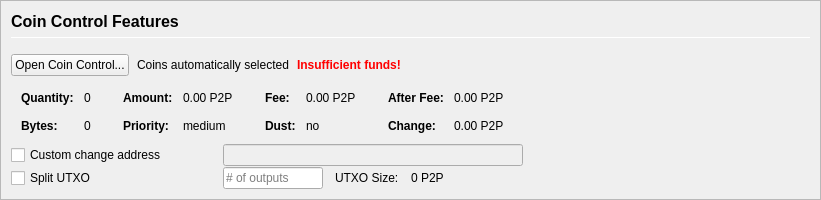
         <widget class="QFrame" name="frameCoinControl">
          <property name="sizePolicy">
           <sizepolicy hsizetype="Expanding" vsizetype="Expanding">
            <horstretch>0</horstretch>
            <verstretch>0</verstretch>
           </sizepolicy>
          </property>
          <property name="maximumSize">
           <size>
            <width>16777215</width>
            <height>16777215</height>
           </size>
          </property>
          <property name="frameShape">
           <enum>QFrame::StyledPanel</enum>
          </property>
          <property name="frameShadow">
           <enum>QFrame::Sunken</enum>
          </property>
          <layout class="QVBoxLayout" name="verticalLayoutCoinControl2">
           <property name="spacing">
            <number>0</number>
           </property>
           <property name="leftMargin">
            <number>0</number>
           </property>
           <property name="topMargin">
            <number>0</number>
           </property>
           <property name="rightMargin">
            <number>0</number>
           </property>
           <property name="bottomMargin">
            <number>0</number>
           </property>
           <item>
            <widget class="QFrame" name="frameCoinControl_BG">
             <layout class="QVBoxLayout" name="verticalLayoutCoinControl" stretch="0,0,0,0,0,0">
              <property name="spacing">
               <number>1</number>
              </property>
              <property name="leftMargin">
               <number>10</number>
              </property>
              <property name="topMargin">
               <number>10</number>
              </property>
              <item>
               <layout class="QHBoxLayout" name="horizontalLayoutCoinControl1">
                <property name="bottomMargin">
                 <number>15</number>
                </property>
                <item>
                 <layout class="QVBoxLayout" name="verticalLayout_3">
                  <property name="spacing">
                   <number>6</number>
                  </property>
                  <item>
                   <widget class="QLabel" name="labelCoinControlFeatures">
                    <property name="sizePolicy">
                     <sizepolicy hsizetype="Preferred" vsizetype="Maximum">
                      <horstretch>0</horstretch>
                      <verstretch>0</verstretch>
                     </sizepolicy>
                    </property>
                    <property name="minimumSize">
                     <size>
                      <width>0</width>
                      <height>20</height>
                     </size>
                    </property>
                    <property name="font">
                     <font>
                      <pointsize>12</pointsize>
                      <weight>75</weight>
                      <bold>true</bold>
                     </font>
                    </property>
                    <property name="styleSheet">
                     <string notr="true">font-weight:bold;</string>
                    </property>
                    <property name="text">
                     <string>Coin Control Features</string>
                    </property>
                   </widget>
                  </item>
                  <item>
                   <widget class="Line" name="line">
                    <property name="minimumSize">
                     <size>
                      <width>0</width>
                      <height>1</height>
                     </size>
                    </property>
                    <property name="maximumSize">
                     <size>
                      <width>16777215</width>
                      <height>1</height>
                     </size>
                    </property>
                    <property name="orientation">
                     <enum>Qt::Horizontal</enum>
                    </property>
                   </widget>
                  </item>
                 </layout>
                </item>
               </layout>
              </item>
              <item>
               <layout class="QHBoxLayout" name="horizontalLayoutCoinControl2" stretch="0,0,0,0">
                <property name="spacing">
                 <number>8</number>
                </property>
                <property name="bottomMargin">
                 <number>10</number>
                </property>
                <item>
                 <widget class="QPushButton" name="pushButtonCoinControl">
                  <property name="styleSheet">
                   <string notr="true"/>
                  </property>
                  <property name="text">
                   <string>Open Coin Control...</string>
                  </property>
                  <property name="autoDefault">
                   <bool>false</bool>
                  </property>
                 </widget>
                </item>
                <item>
                 <widget class="QLabel" name="labelCoinControlAutomaticallySelected">
                  <property name="text">
                   <string>Coins automatically selected</string>
                  </property>
                  <property name="margin">
                   <number>5</number>
                  </property>
                 </widget>
                </item>
                <item>
                 <widget class="QLabel" name="labelCoinControlInsuffFunds">
                  <property name="font">
                   <font>
                    <weight>75</weight>
                    <bold>true</bold>
                   </font>
                  </property>
                  <property name="styleSheet">
                   <string notr="true">color:red;font-weight:bold;</string>
                  </property>
                  <property name="text">
                   <string>Insufficient funds!</string>
                  </property>
                  <property name="margin">
                   <number>5</number>
                  </property>
                 </widget>
                </item>
                <item>
                 <spacer name="horizontalSpacerCoinControl">
                  <property name="orientation">
                   <enum>Qt::Horizontal</enum>
                  </property>
                  <property name="sizeHint" stdset="0">
                   <size>
                    <width>40</width>
                    <height>1</height>
                   </size>
                  </property>
                 </spacer>
                </item>
               </layout>
              </item>
              <item>
               <widget class="QWidget" name="widgetCoinControl" native="true">
                <property name="sizePolicy">
                 <sizepolicy hsizetype="Preferred" vsizetype="Preferred">
                  <horstretch>0</horstretch>
                  <verstretch>0</verstretch>
                 </sizepolicy>
                </property>
                <property name="minimumSize">
                 <size>
                  <width>0</width>
                  <height>0</height>
                 </size>
                </property>
                <property name="styleSheet">
                 <string notr="true"/>
                </property>
                <layout class="QHBoxLayout" name="horizontalLayoutCoinControl5">
                 <property name="leftMargin">
                  <number>0</number>
                 </property>
                 <property name="topMargin">
                  <number>0</number>
                 </property>
                 <property name="rightMargin">
                  <number>0</number>
                 </property>
                 <property name="bottomMargin">
                  <number>0</number>
                 </property>
                 <item>
                  <layout class="QHBoxLayout" name="horizontalLayoutCoinControl3" stretch="0,0,0,1">
                   <property name="spacing">
                    <number>20</number>
                   </property>
                   <property name="topMargin">
                    <number>0</number>
                   </property>
                   <property name="bottomMargin">
                    <number>10</number>
                   </property>
                   <item>
                    <layout class="QFormLayout" name="formLayoutCoinControl1">
                     <property name="horizontalSpacing">
                      <number>10</number>
                     </property>
                     <property name="verticalSpacing">
                      <number>14</number>
                     </property>
                     <property name="leftMargin">
                      <number>10</number>
                     </property>
                     <property name="topMargin">
                      <number>4</number>
                     </property>
                     <property name="rightMargin">
                      <number>6</number>
                     </property>
                     <item row="0" column="0">
                      <widget class="QLabel" name="labelCoinControlQuantityText">
                       <property name="font">
                        <font>
                         <weight>75</weight>
                         <bold>true</bold>
                        </font>
                       </property>
                       <property name="text">
                        <string>Quantity:</string>
                       </property>
                       <property name="margin">
                        <number>0</number>
                       </property>
                      </widget>
                     </item>
                     <item row="0" column="1">
                      <widget class="QLabel" name="labelCoinControlQuantity">
                       <property name="cursor">
                        <cursorShape>IBeamCursor</cursorShape>
                       </property>
                       <property name="contextMenuPolicy">
                        <enum>Qt::ActionsContextMenu</enum>
                       </property>
                       <property name="text">
                        <string notr="true">0</string>
                       </property>
                       <property name="margin">
                        <number>0</number>
                       </property>
                       <property name="textInteractionFlags">
                        <set>Qt::LinksAccessibleByMouse|Qt::TextSelectableByKeyboard|Qt::TextSelectableByMouse</set>
                       </property>
                      </widget>
                     </item>
                     <item row="1" column="0">
                      <widget class="QLabel" name="labelCoinControlBytesText">
                       <property name="font">
                        <font>
                         <weight>75</weight>
                         <bold>true</bold>
                        </font>
                       </property>
                       <property name="text">
                        <string>Bytes:</string>
                       </property>
                      </widget>
                     </item>
                     <item row="1" column="1">
                      <widget class="QLabel" name="labelCoinControlBytes">
                       <property name="cursor">
                        <cursorShape>IBeamCursor</cursorShape>
                       </property>
                       <property name="contextMenuPolicy">
                        <enum>Qt::ActionsContextMenu</enum>
                       </property>
                       <property name="text">
                        <string notr="true">0</string>
                       </property>
                       <property name="textInteractionFlags">
                        <set>Qt::LinksAccessibleByMouse|Qt::TextSelectableByKeyboard|Qt::TextSelectableByMouse</set>
                       </property>
                      </widget>
                     </item>
                    </layout>
                   </item>
                   <item>
                    <layout class="QFormLayout" name="formLayoutCoinControl2">
                     <property name="horizontalSpacing">
                      <number>10</number>
                     </property>
                     <property name="verticalSpacing">
                      <number>14</number>
                     </property>
                     <property name="leftMargin">
                      <number>6</number>
                     </property>
                     <property name="topMargin">
                      <number>4</number>
                     </property>
                     <property name="rightMargin">
                      <number>6</number>
                     </property>
                     <item row="0" column="0">
                      <widget class="QLabel" name="labelCoinControlAmountText">
                       <property name="font">
                        <font>
                         <weight>75</weight>
                         <bold>true</bold>
                        </font>
                       </property>
                       <property name="text">
                        <string>Amount:</string>
                       </property>
                       <property name="margin">
                        <number>0</number>
                       </property>
                      </widget>
                     </item>
                     <item row="0" column="1">
                      <widget class="QLabel" name="labelCoinControlAmount">
                       <property name="cursor">
                        <cursorShape>IBeamCursor</cursorShape>
                       </property>
                       <property name="contextMenuPolicy">
                        <enum>Qt::ActionsContextMenu</enum>
                       </property>
                       <property name="text">
                        <string notr="true">0.00 P2P</string>
                       </property>
                       <property name="textInteractionFlags">
                        <set>Qt::LinksAccessibleByMouse|Qt::TextSelectableByKeyboard|Qt::TextSelectableByMouse</set>
                       </property>
                      </widget>
                     </item>
                     <item row="1" column="0">
                      <widget class="QLabel" name="labelCoinControlPriorityText">
                       <property name="font">
                        <font>
                         <weight>75</weight>
                         <bold>true</bold>
                        </font>
                       </property>
                       <property name="text">
                        <string>Priority:</string>
                       </property>
                      </widget>
                     </item>
                     <item row="1" column="1">
                      <widget class="QLabel" name="labelCoinControlPriority">
                       <property name="cursor">
                        <cursorShape>IBeamCursor</cursorShape>
                       </property>
                       <property name="contextMenuPolicy">
                        <enum>Qt::ActionsContextMenu</enum>
                       </property>
                       <property name="text">
                        <string>medium</string>
                       </property>
                       <property name="textInteractionFlags">
                        <set>Qt::LinksAccessibleByMouse|Qt::TextSelectableByKeyboard|Qt::TextSelectableByMouse</set>
                       </property>
                      </widget>
                     </item>
                    </layout>
                   </item>
                   <item>
                    <layout class="QFormLayout" name="formLayoutCoinControl3">
                     <property name="horizontalSpacing">
                      <number>10</number>
                     </property>
                     <property name="verticalSpacing">
                      <number>14</number>
                     </property>
                     <property name="leftMargin">
                      <number>6</number>
                     </property>
                     <property name="topMargin">
                      <number>4</number>
                     </property>
                     <property name="rightMargin">
                      <number>6</number>
                     </property>
                     <item row="0" column="0">
                      <widget class="QLabel" name="labelCoinControlFeeText">
                       <property name="font">
                        <font>
                         <weight>75</weight>
                         <bold>true</bold>
                        </font>
                       </property>
                       <property name="text">
                        <string>Fee:</string>
                       </property>
                       <property name="margin">
                        <number>0</number>
                       </property>
                      </widget>
                     </item>
                     <item row="0" column="1">
                      <widget class="QLabel" name="labelCoinControlFee">
                       <property name="cursor">
                        <cursorShape>IBeamCursor</cursorShape>
                       </property>
                       <property name="contextMenuPolicy">
                        <enum>Qt::ActionsContextMenu</enum>
                       </property>
                       <property name="text">
                        <string notr="true">0.00 P2P</string>
                       </property>
                       <property name="textInteractionFlags">
                        <set>Qt::LinksAccessibleByMouse|Qt::TextSelectableByKeyboard|Qt::TextSelectableByMouse</set>
                       </property>
                      </widget>
                     </item>
                     <item row="1" column="0">
                      <widget class="QLabel" name="labelCoinControlLowOutputText">
                       <property name="font">
                        <font>
                         <weight>75</weight>
                         <bold>true</bold>
                        </font>
                       </property>
                       <property name="text">
                        <string>Dust:</string>
                       </property>
                      </widget>
                     </item>
                     <item row="1" column="1">
                      <widget class="QLabel" name="labelCoinControlLowOutput">
                       <property name="cursor">
                        <cursorShape>IBeamCursor</cursorShape>
                       </property>
                       <property name="contextMenuPolicy">
                        <enum>Qt::ActionsContextMenu</enum>
                       </property>
                       <property name="text">
                        <string>no</string>
                       </property>
                       <property name="textInteractionFlags">
                        <set>Qt::LinksAccessibleByMouse|Qt::TextSelectableByKeyboard|Qt::TextSelectableByMouse</set>
                       </property>
                      </widget>
                     </item>
                    </layout>
                   </item>
                   <item>
                    <layout class="QFormLayout" name="formLayoutCoinControl4">
                     <property name="horizontalSpacing">
                      <number>10</number>
                     </property>
                     <property name="verticalSpacing">
                      <number>14</number>
                     </property>
                     <property name="leftMargin">
                      <number>6</number>
                     </property>
                     <property name="topMargin">
                      <number>4</number>
                     </property>
                     <property name="rightMargin">
                      <number>6</number>
                     </property>
                     <item row="0" column="0">
                      <widget class="QLabel" name="labelCoinControlAfterFeeText">
                       <property name="font">
                        <font>
                         <weight>75</weight>
                         <bold>true</bold>
                        </font>
                       </property>
                       <property name="text">
                        <string>After Fee:</string>
                       </property>
                       <property name="margin">
                        <number>0</number>
                       </property>
                      </widget>
                     </item>
                     <item row="0" column="1">
                      <widget class="QLabel" name="labelCoinControlAfterFee">
                       <property name="cursor">
                        <cursorShape>IBeamCursor</cursorShape>
                       </property>
                       <property name="contextMenuPolicy">
                        <enum>Qt::ActionsContextMenu</enum>
                       </property>
                       <property name="text">
                        <string notr="true">0.00 P2P</string>
                       </property>
                       <property name="textInteractionFlags">
                        <set>Qt::LinksAccessibleByMouse|Qt::TextSelectableByKeyboard|Qt::TextSelectableByMouse</set>
                       </property>
                      </widget>
                     </item>
                     <item row="1" column="0">
                      <widget class="QLabel" name="labelCoinControlChangeText">
                       <property name="font">
                        <font>
                         <weight>75</weight>
                         <bold>true</bold>
                        </font>
                       </property>
                       <property name="text">
                        <string>Change:</string>
                       </property>
                      </widget>
                     </item>
                     <item row="1" column="1">
                      <widget class="QLabel" name="labelCoinControlChange">
                       <property name="cursor">
                        <cursorShape>IBeamCursor</cursorShape>
                       </property>
                       <property name="contextMenuPolicy">
                        <enum>Qt::ActionsContextMenu</enum>
                       </property>
                       <property name="text">
                        <string notr="true">0.00 P2P</string>
                       </property>
                       <property name="textInteractionFlags">
                        <set>Qt::LinksAccessibleByMouse|Qt::TextSelectableByKeyboard|Qt::TextSelectableByMouse</set>
                       </property>
                      </widget>
                     </item>
                    </layout>
                   </item>
                  </layout>
                 </item>
                </layout>
               </widget>
              </item>
              <item>
               <layout class="QHBoxLayout" name="horizontalLayoutCoinControl4">
                <property name="spacing">
                 <number>12</number>
                </property>
                <property name="sizeConstraint">
                 <enum>QLayout::SetDefaultConstraint</enum>
                </property>
                <property name="topMargin">
                 <number>0</number>
                </property>
                <property name="rightMargin">
                 <number>0</number>
                </property>
                <item>
                 <widget class="QCheckBox" name="checkBoxCoinControlChange">
                  <property name="sizePolicy">
                   <sizepolicy hsizetype="Preferred" vsizetype="Preferred">
                    <horstretch>0</horstretch>
                    <verstretch>0</verstretch>
                   </sizepolicy>
                  </property>
                  <property name="minimumSize">
                   <size>
                    <width>200</width>
                    <height>0</height>
                   </size>
                  </property>
                  <property name="maximumSize">
                   <size>
                    <width>200</width>
                    <height>16777215</height>
                   </size>
                  </property>
                  <property name="toolTip">
                   <string>If this is activated, but the change address is empty or invalid, change will be sent to a newly generated address.</string>
                  </property>
                  <property name="text">
                   <string>Custom change address</string>
                  </property>
                 </widget>
                </item>
                <item>
                 <widget class="QValidatedLineEdit" name="lineEditCoinControlChange">
                  <property name="enabled">
                   <bool>false</bool>
                  </property>
                  <property name="sizePolicy">
                   <sizepolicy hsizetype="Preferred" vsizetype="Preferred">
                    <horstretch>0</horstretch>
                    <verstretch>0</verstretch>
                   </sizepolicy>
                  </property>
                  <property name="minimumSize">
                   <size>
                    <width>300</width>
                    <height>0</height>
                   </size>
                  </property>
                 </widget>
                </item>
                <item>
                 <widget class="QLabel" name="labelCoinControlChangeLabel">
                  <property name="sizePolicy">
                   <sizepolicy hsizetype="Preferred" vsizetype="Preferred">
                    <horstretch>0</horstretch>
                    <verstretch>0</verstretch>
                   </sizepolicy>
                  </property>
                  <property name="minimumSize">
                   <size>
                    <width>100</width>
                    <height>0</height>
                   </size>
                  </property>
                  <property name="text">
                   <string/>
                  </property>
                  <property name="margin">
                   <number>3</number>
                  </property>
                 </widget>
                </item>
               </layout>
              </item>
              <item>
               <layout class="QHBoxLayout" name="horizontalLayoutCoinControl6">
                <property name="spacing">
                 <number>12</number>
                </property>
                <property name="rightMargin">
                 <number>0</number>
                </property>
                <item>
                 <widget class="QCheckBox" name="splitBlockCheckBox">
                  <property name="sizePolicy">
                   <sizepolicy hsizetype="Preferred" vsizetype="Preferred">
                    <horstretch>0</horstretch>
                    <verstretch>0</verstretch>
                   </sizepolicy>
                  </property>
                  <property name="minimumSize">
                   <size>
                    <width>200</width>
                    <height>0</height>
                   </size>
                  </property>
                  <property name="maximumSize">
                   <size>
                    <width>200</width>
                    <height>16777215</height>
                   </size>
                  </property>
                  <property name="text">
                   <string>Split UTXO</string>
                  </property>
                 </widget>
                </item>
                <item>
                 <widget class="QLineEdit" name="splitBlockLineEdit">
                  <property name="sizePolicy">
                   <sizepolicy hsizetype="Preferred" vsizetype="Preferred">
                    <horstretch>50</horstretch>
                    <verstretch>0</verstretch>
                   </sizepolicy>
                  </property>
                  <property name="minimumSize">
                   <size>
                    <width>100</width>
                    <height>0</height>
                   </size>
                  </property>
                  <property name="maximumSize">
                   <size>
                    <width>100</width>
                    <height>16777215</height>
                   </size>
                  </property>
                  <property name="placeholderText">
                   <string># of outputs</string>
                  </property>
                 </widget>
                </item>
                <item>
                 <widget class="QLabel" name="labelBlockSizeText">
                  <property name="text">
                   <string>UTXO Size:</string>
                  </property>
                 </widget>
                </item>
                <item>
                 <widget class="QLabel" name="labelBlockSize">
                  <property name="text">
                   <string>0 P2P</string>
                  </property>
                 </widget>
                </item>
                <item>
                 <spacer name="horizontalSpacer_7">
                  <property name="orientation">
                   <enum>Qt::Horizontal</enum>
                  </property>
                  <property name="sizeHint" stdset="0">
                   <size>
                    <width>40</width>
                    <height>20</height>
                   </size>
                  </property>
                 </spacer>
                </item>
               </layout>
              </item>
              <item>
               <spacer name="verticalSpacerCoinControl">
                <property name="orientation">
                 <enum>Qt::Vertical</enum>
                </property>
                <property name="sizeHint" stdset="0">
                 <size>
                  <width>800</width>
                  <height>1</height>
                 </size>
                </property>
               </spacer>
              </item>
             </layout>
            </widget>
           </item>
          </layout>
         </widget>
